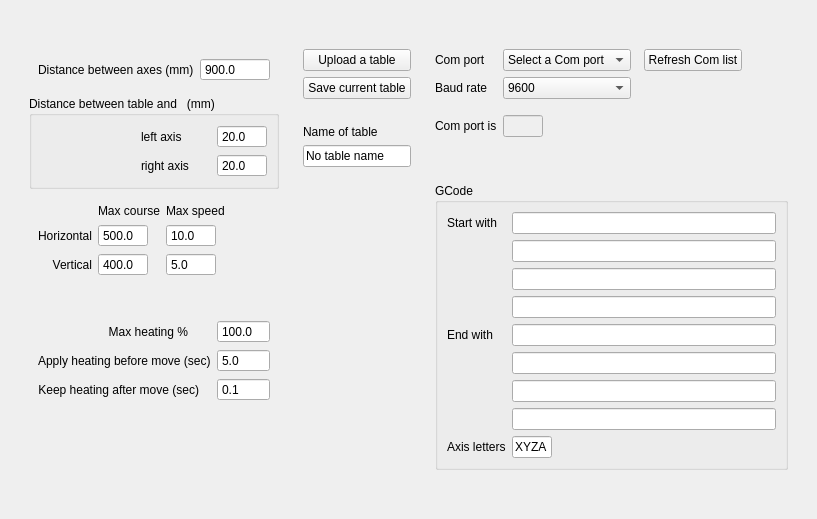
      <widget class="QWidget" name="tabTable">
       <attribute name="title">
        <string>Table</string>
       </attribute>
       <layout class="QVBoxLayout" name="verticalLayout_20">
        <item>
         <spacer name="verticalSpacer_11">
          <property name="orientation">
           <enum>Qt::Vertical</enum>
          </property>
          <property name="sizeType">
           <enum>QSizePolicy::Fixed</enum>
          </property>
          <property name="sizeHint" stdset="0">
           <size>
            <width>20</width>
            <height>20</height>
           </size>
          </property>
         </spacer>
        </item>
        <item>
         <widget class="QWidget" name="widget_21" native="true">
          <layout class="QHBoxLayout" name="horizontalLayout_11">
           <item>
            <widget class="QWidget" name="widget_18" native="true">
             <property name="maximumSize">
              <size>
               <width>300</width>
               <height>16777215</height>
              </size>
             </property>
             <layout class="QVBoxLayout" name="verticalLayout_6">
              <item>
               <widget class="QWidget" name="widget_22" native="true">
                <layout class="QFormLayout" name="formLayout_16">
                 <item row="0" column="0">
                  <widget class="QLabel" name="label_57">
                   <property name="text">
                    <string>Distance between axes (mm)</string>
                   </property>
                  </widget>
                 </item>
                 <item row="0" column="1">
                  <widget class="QDoubleSpinBox" name="tableYY">
                   <property name="minimumSize">
                    <size>
                     <width>70</width>
                     <height>0</height>
                    </size>
                   </property>
                   <property name="maximumSize">
                    <size>
                     <width>70</width>
                     <height>16777215</height>
                    </size>
                   </property>
                   <property name="buttonSymbols">
                    <enum>QAbstractSpinBox::NoButtons</enum>
                   </property>
                   <property name="decimals">
                    <number>1</number>
                   </property>
                   <property name="minimum">
                    <double>1.000000000000000</double>
                   </property>
                   <property name="maximum">
                    <double>1500.000000000000000</double>
                   </property>
                   <property name="value">
                    <double>900.000000000000000</double>
                   </property>
                  </widget>
                 </item>
                </layout>
               </widget>
              </item>
              <item>
               <widget class="QGroupBox" name="groupBox_18">
                <property name="title">
                 <string>Distance between table and   (mm)</string>
                </property>
                <layout class="QGridLayout" name="gridLayout_7">
                 <item row="1" column="2">
                  <widget class="QDoubleSpinBox" name="tableYD">
                   <property name="minimumSize">
                    <size>
                     <width>50</width>
                     <height>0</height>
                    </size>
                   </property>
                   <property name="maximumSize">
                    <size>
                     <width>50</width>
                     <height>16777215</height>
                    </size>
                   </property>
                   <property name="buttonSymbols">
                    <enum>QAbstractSpinBox::NoButtons</enum>
                   </property>
                   <property name="decimals">
                    <number>1</number>
                   </property>
                   <property name="minimum">
                    <double>1.000000000000000</double>
                   </property>
                   <property name="maximum">
                    <double>200.000000000000000</double>
                   </property>
                   <property name="value">
                    <double>20.000000000000000</double>
                   </property>
                  </widget>
                 </item>
                 <item row="0" column="2">
                  <widget class="QDoubleSpinBox" name="tableYG">
                   <property name="minimumSize">
                    <size>
                     <width>50</width>
                     <height>0</height>
                    </size>
                   </property>
                   <property name="maximumSize">
                    <size>
                     <width>50</width>
                     <height>16777215</height>
                    </size>
                   </property>
                   <property name="buttonSymbols">
                    <enum>QAbstractSpinBox::NoButtons</enum>
                   </property>
                   <property name="decimals">
                    <number>1</number>
                   </property>
                   <property name="minimum">
                    <double>1.000000000000000</double>
                   </property>
                   <property name="maximum">
                    <double>200.000000000000000</double>
                   </property>
                   <property name="value">
                    <double>20.000000000000000</double>
                   </property>
                  </widget>
                 </item>
                 <item row="1" column="1">
                  <widget class="QLabel" name="label_59">
                   <property name="text">
                    <string>right axis</string>
                   </property>
                  </widget>
                 </item>
                 <item row="0" column="1">
                  <widget class="QLabel" name="label_58">
                   <property name="text">
                    <string>left axis</string>
                   </property>
                  </widget>
                 </item>
                 <item row="0" column="0">
                  <spacer name="horizontalSpacer_6">
                   <property name="orientation">
                    <enum>Qt::Horizontal</enum>
                   </property>
                   <property name="sizeType">
                    <enum>QSizePolicy::Fixed</enum>
                   </property>
                   <property name="sizeHint" stdset="0">
                    <size>
                     <width>100</width>
                     <height>20</height>
                    </size>
                   </property>
                  </spacer>
                 </item>
                </layout>
               </widget>
              </item>
              <item>
               <widget class="QWidget" name="widget_19" native="true">
                <layout class="QGridLayout" name="gridLayout_8">
                 <item row="2" column="1">
                  <widget class="QDoubleSpinBox" name="cMaxZ">
                   <property name="maximumSize">
                    <size>
                     <width>50</width>
                     <height>16777215</height>
                    </size>
                   </property>
                   <property name="buttonSymbols">
                    <enum>QAbstractSpinBox::NoButtons</enum>
                   </property>
                   <property name="decimals">
                    <number>1</number>
                   </property>
                   <property name="minimum">
                    <double>1.000000000000000</double>
                   </property>
                   <property name="maximum">
                    <double>500.000000000000000</double>
                   </property>
                   <property name="value">
                    <double>400.000000000000000</double>
                   </property>
                  </widget>
                 </item>
                 <item row="2" column="2">
                  <widget class="QDoubleSpinBox" name="vMaxZ">
                   <property name="maximumSize">
                    <size>
                     <width>50</width>
                     <height>16777215</height>
                    </size>
                   </property>
                   <property name="buttonSymbols">
                    <enum>QAbstractSpinBox::NoButtons</enum>
                   </property>
                   <property name="decimals">
                    <number>1</number>
                   </property>
                   <property name="minimum">
                    <double>0.100000000000000</double>
                   </property>
                   <property name="value">
                    <double>5.000000000000000</double>
                   </property>
                  </widget>
                 </item>
                 <item row="2" column="0">
                  <widget class="QLabel" name="label_61">
                   <property name="text">
                    <string>Vertical</string>
                   </property>
                   <property name="alignment">
                    <set>Qt::AlignRight|Qt::AlignTrailing|Qt::AlignVCenter</set>
                   </property>
                  </widget>
                 </item>
                 <item row="0" column="2">
                  <widget class="QLabel" name="label_65">
                   <property name="text">
                    <string>Max speed</string>
                   </property>
                  </widget>
                 </item>
                 <item row="1" column="1">
                  <widget class="QDoubleSpinBox" name="cMaxY">
                   <property name="maximumSize">
                    <size>
                     <width>50</width>
                     <height>16777215</height>
                    </size>
                   </property>
                   <property name="buttonSymbols">
                    <enum>QAbstractSpinBox::NoButtons</enum>
                   </property>
                   <property name="decimals">
                    <number>1</number>
                   </property>
                   <property name="minimum">
                    <double>1.000000000000000</double>
                   </property>
                   <property name="maximum">
                    <double>1000.000000000000000</double>
                   </property>
                   <property name="value">
                    <double>500.000000000000000</double>
                   </property>
                  </widget>
                 </item>
                 <item row="1" column="2">
                  <widget class="QDoubleSpinBox" name="vMaxY">
                   <property name="maximumSize">
                    <size>
                     <width>50</width>
                     <height>16777215</height>
                    </size>
                   </property>
                   <property name="buttonSymbols">
                    <enum>QAbstractSpinBox::NoButtons</enum>
                   </property>
                   <property name="decimals">
                    <number>1</number>
                   </property>
                   <property name="minimum">
                    <double>1.000000000000000</double>
                   </property>
                   <property name="value">
                    <double>10.000000000000000</double>
                   </property>
                  </widget>
                 </item>
                 <item row="0" column="1">
                  <widget class="QLabel" name="label_64">
                   <property name="text">
                    <string>Max course</string>
                   </property>
                  </widget>
                 </item>
                 <item row="1" column="0">
                  <widget class="QLabel" name="label_60">
                   <property name="text">
                    <string>Horizontal</string>
                   </property>
                   <property name="alignment">
                    <set>Qt::AlignRight|Qt::AlignTrailing|Qt::AlignVCenter</set>
                   </property>
                  </widget>
                 </item>
                 <item row="1" column="3">
                  <spacer name="horizontalSpacer_10">
                   <property name="orientation">
                    <enum>Qt::Horizontal</enum>
                   </property>
                   <property name="sizeHint" stdset="0">
                    <size>
                     <width>40</width>
                     <height>20</height>
                    </size>
                   </property>
                  </spacer>
                 </item>
                </layout>
               </widget>
              </item>
              <item>
               <spacer name="verticalSpacer_19">
                <property name="orientation">
                 <enum>Qt::Vertical</enum>
                </property>
                <property name="sizeType">
                 <enum>QSizePolicy::Fixed</enum>
                </property>
                <property name="sizeHint" stdset="0">
                 <size>
                  <width>20</width>
                  <height>20</height>
                 </size>
                </property>
               </spacer>
              </item>
              <item>
               <widget class="QWidget" name="widget_23" native="true">
                <layout class="QFormLayout" name="formLayout_17">
                 <item row="1" column="0">
                  <widget class="QLabel" name="label_8">
                   <property name="text">
                    <string>Apply heating before move (sec)</string>
                   </property>
                  </widget>
                 </item>
                 <item row="2" column="0">
                  <widget class="QLabel" name="label_68">
                   <property name="minimumSize">
                    <size>
                     <width>150</width>
                     <height>0</height>
                    </size>
                   </property>
                   <property name="text">
                    <string>Keep heating after move (sec)</string>
                   </property>
                   <property name="alignment">
                    <set>Qt::AlignRight|Qt::AlignTrailing|Qt::AlignVCenter</set>
                   </property>
                  </widget>
                 </item>
                 <item row="0" column="0">
                  <widget class="QLabel" name="label_69">
                   <property name="minimumSize">
                    <size>
                     <width>150</width>
                     <height>0</height>
                    </size>
                   </property>
                   <property name="text">
                    <string>Max heating %</string>
                   </property>
                   <property name="alignment">
                    <set>Qt::AlignRight|Qt::AlignTrailing|Qt::AlignVCenter</set>
                   </property>
                  </widget>
                 </item>
                 <item row="1" column="1">
                  <widget class="QDoubleSpinBox" name="tPreHeat">
                   <property name="buttonSymbols">
                    <enum>QAbstractSpinBox::NoButtons</enum>
                   </property>
                   <property name="decimals">
                    <number>1</number>
                   </property>
                   <property name="minimum">
                    <double>0.100000000000000</double>
                   </property>
                   <property name="maximum">
                    <double>20.000000000000000</double>
                   </property>
                   <property name="value">
                    <double>5.000000000000000</double>
                   </property>
                  </widget>
                 </item>
                 <item row="2" column="1">
                  <widget class="QDoubleSpinBox" name="tPostHeat">
                   <property name="buttonSymbols">
                    <enum>QAbstractSpinBox::NoButtons</enum>
                   </property>
                   <property name="decimals">
                    <number>1</number>
                   </property>
                   <property name="minimum">
                    <double>0.100000000000000</double>
                   </property>
                  </widget>
                 </item>
                 <item row="0" column="1">
                  <widget class="QDoubleSpinBox" name="tHeatingMax">
                   <property name="buttonSymbols">
                    <enum>QAbstractSpinBox::NoButtons</enum>
                   </property>
                   <property name="decimals">
                    <number>1</number>
                   </property>
                   <property name="value">
                    <double>100.000000000000000</double>
                   </property>
                  </widget>
                 </item>
                </layout>
               </widget>
              </item>
              <item>
               <spacer name="verticalSpacer_20">
                <property name="orientation">
                 <enum>Qt::Vertical</enum>
                </property>
                <property name="sizeHint" stdset="0">
                 <size>
                  <width>20</width>
                  <height>40</height>
                 </size>
                </property>
               </spacer>
              </item>
             </layout>
            </widget>
           </item>
           <item>
            <widget class="QWidget" name="widget_17" native="true">
             <layout class="QVBoxLayout" name="verticalLayout_21">
              <item>
               <widget class="QPushButton" name="pbUploadTable">
                <property name="text">
                 <string>Upload a table</string>
                </property>
               </widget>
              </item>
              <item>
               <widget class="QPushButton" name="pbSaveTable">
                <property name="text">
                 <string>Save current table</string>
                </property>
               </widget>
              </item>
              <item>
               <spacer name="verticalSpacer_18">
                <property name="orientation">
                 <enum>Qt::Vertical</enum>
                </property>
                <property name="sizeType">
                 <enum>QSizePolicy::Fixed</enum>
                </property>
                <property name="sizeHint" stdset="0">
                 <size>
                  <width>20</width>
                  <height>20</height>
                 </size>
                </property>
               </spacer>
              </item>
              <item>
               <widget class="QLabel" name="label_56">
                <property name="text">
                 <string>Name of table</string>
                </property>
               </widget>
              </item>
              <item>
               <widget class="QLineEdit" name="tName">
                <property name="text">
                 <string>No table name</string>
                </property>
               </widget>
              </item>
              <item>
               <spacer name="verticalSpacer_17">
                <property name="orientation">
                 <enum>Qt::Vertical</enum>
                </property>
                <property name="sizeHint" stdset="0">
                 <size>
                  <width>20</width>
                  <height>40</height>
                 </size>
                </property>
               </spacer>
              </item>
             </layout>
            </widget>
           </item>
           <item>
            <widget class="QWidget" name="widget_20" native="true">
             <layout class="QGridLayout" name="gridLayout_9">
              <item row="1" column="0">
               <widget class="QLabel" name="label_63">
                <property name="text">
                 <string>Baud rate</string>
                </property>
               </widget>
              </item>
              <item row="0" column="1">
               <widget class="QComboBox" name="tComPort">
                <property name="minimumSize">
                 <size>
                  <width>120</width>
                  <height>0</height>
                 </size>
                </property>
                <property name="editable">
                 <bool>false</bool>
                </property>
                <property name="currentText">
                 <string>Select a Com port</string>
                </property>
                <item>
                 <property name="text">
                  <string>Select a Com port</string>
                 </property>
                </item>
                <item>
                 <property name="text">
                  <string>COM5</string>
                 </property>
                </item>
               </widget>
              </item>
              <item row="0" column="4">
               <spacer name="horizontalSpacer_12">
                <property name="orientation">
                 <enum>Qt::Horizontal</enum>
                </property>
                <property name="sizeHint" stdset="0">
                 <size>
                  <width>40</width>
                  <height>20</height>
                 </size>
                </property>
               </spacer>
              </item>
              <item row="0" column="2">
               <spacer name="horizontalSpacer_11">
                <property name="orientation">
                 <enum>Qt::Horizontal</enum>
                </property>
                <property name="sizeType">
                 <enum>QSizePolicy::Fixed</enum>
                </property>
                <property name="sizeHint" stdset="0">
                 <size>
                  <width>1</width>
                  <height>20</height>
                 </size>
                </property>
               </spacer>
              </item>
              <item row="3" column="1">
               <widget class="QLineEdit" name="connected">
                <property name="enabled">
                 <bool>false</bool>
                </property>
                <property name="maximumSize">
                 <size>
                  <width>40</width>
                  <height>16777215</height>
                 </size>
                </property>
               </widget>
              </item>
              <item row="0" column="3">
               <widget class="QPushButton" name="pbRefreshComList">
                <property name="text">
                 <string>Refresh Com list</string>
                </property>
               </widget>
              </item>
              <item row="3" column="0">
               <widget class="QLabel" name="label_66">
                <property name="text">
                 <string>Com port is</string>
                </property>
               </widget>
              </item>
              <item row="0" column="0">
               <widget class="QLabel" name="label_62">
                <property name="text">
                 <string>Com port</string>
                </property>
               </widget>
              </item>
              <item row="1" column="1">
               <widget class="QComboBox" name="tBaudrate">
                <property name="editable">
                 <bool>false</bool>
                </property>
                <property name="currentText">
                 <string notr="true">9600</string>
                </property>
                <item>
                 <property name="text">
                  <string>9600</string>
                 </property>
                </item>
                <item>
                 <property name="text">
                  <string>19200</string>
                 </property>
                </item>
                <item>
                 <property name="text">
                  <string>38400</string>
                 </property>
                </item>
                <item>
                 <property name="text">
                  <string>57600</string>
                 </property>
                </item>
                <item>
                 <property name="text">
                  <string>115200</string>
                 </property>
                </item>
               </widget>
              </item>
              <item row="4" column="1">
               <spacer name="verticalSpacer_13">
                <property name="orientation">
                 <enum>Qt::Vertical</enum>
                </property>
                <property name="sizeType">
                 <enum>QSizePolicy::Fixed</enum>
                </property>
                <property name="sizeHint" stdset="0">
                 <size>
                  <width>20</width>
                  <height>40</height>
                 </size>
                </property>
               </spacer>
              </item>
              <item row="2" column="1">
               <spacer name="verticalSpacer_14">
                <property name="orientation">
                 <enum>Qt::Vertical</enum>
                </property>
                <property name="sizeType">
                 <enum>QSizePolicy::Fixed</enum>
                </property>
                <property name="sizeHint" stdset="0">
                 <size>
                  <width>20</width>
                  <height>10</height>
                 </size>
                </property>
               </spacer>
              </item>
              <item row="5" column="0" colspan="5">
               <widget class="QGroupBox" name="groupBox_19">
                <property name="title">
                 <string>GCode</string>
                </property>
                <layout class="QFormLayout" name="formLayout_15">
                 <item row="0" column="0">
                  <widget class="QLabel" name="label_67">
                   <property name="text">
                    <string>Start with</string>
                   </property>
                  </widget>
                 </item>
                 <item row="0" column="1">
                  <widget class="QLineEdit" name="gCodeStart1"/>
                 </item>
                 <item row="1" column="1">
                  <widget class="QLineEdit" name="gCodeStart2"/>
                 </item>
                 <item row="2" column="1">
                  <widget class="QLineEdit" name="gCodeStart3"/>
                 </item>
                 <item row="3" column="1">
                  <widget class="QLineEdit" name="gCodeStart4"/>
                 </item>
                 <item row="4" column="0">
                  <widget class="QLabel" name="label_70">
                   <property name="text">
                    <string>End with</string>
                   </property>
                  </widget>
                 </item>
                 <item row="4" column="1">
                  <widget class="QLineEdit" name="gCodeEnd1"/>
                 </item>
                 <item row="6" column="1">
                  <widget class="QLineEdit" name="gCodeEnd3"/>
                 </item>
                 <item row="7" column="1">
                  <widget class="QLineEdit" name="gCodeEnd4"/>
                 </item>
                 <item row="8" column="0">
                  <widget class="QLabel" name="label_71">
                   <property name="text">
                    <string>Axis letters</string>
                   </property>
                  </widget>
                 </item>
                 <item row="8" column="1">
                  <widget class="QLineEdit" name="gCodeLetters">
                   <property name="maximumSize">
                    <size>
                     <width>40</width>
                     <height>16777215</height>
                    </size>
                   </property>
                   <property name="text">
                    <string>XYZA</string>
                   </property>
                  </widget>
                 </item>
                 <item row="5" column="1">
                  <widget class="QLineEdit" name="gCodeEnd2"/>
                 </item>
                </layout>
               </widget>
              </item>
             </layout>
            </widget>
           </item>
          </layout>
         </widget>
        </item>
        <item>
         <spacer name="verticalSpacer_12">
          <property name="orientation">
           <enum>Qt::Vertical</enum>
          </property>
          <property name="sizeType">
           <enum>QSizePolicy::Fixed</enum>
          </property>
          <property name="sizeHint" stdset="0">
           <size>
            <width>20</width>
            <height>20</height>
           </size>
          </property>
         </spacer>
        </item>
       </layout>
      </widget>
